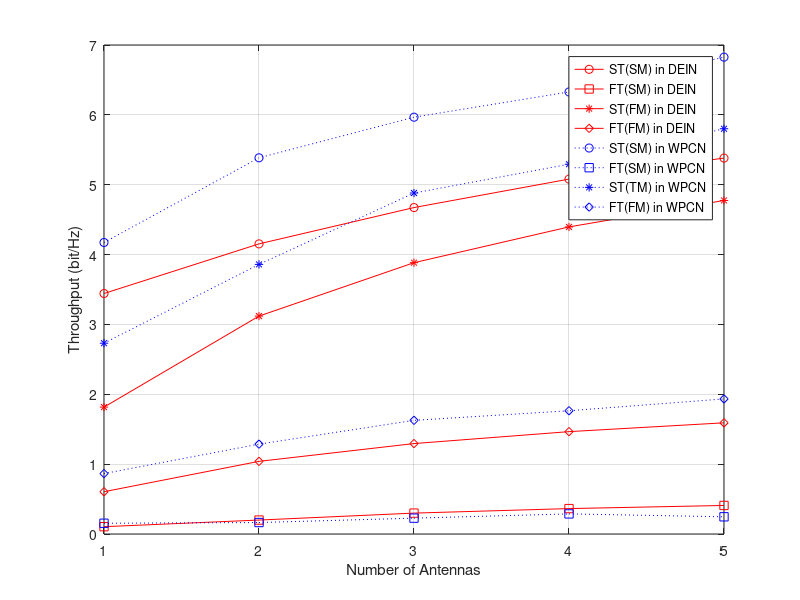

The MATLAB source for this figure:
clear all;
data1 = load('antnna_4_28.txt');
data2 = load('antnna_5_1.txt');
figure(1)

plot(data1(: , 1), data1(:, 2), 'r-o'); 
hold on;
plot(data1(: , 1), data1(:, 3), 'r-s');
hold on;
plot(data1(: , 1), data1(:, 4), 'r-*'); 
hold on;
plot(data1(: , 1), data1(:, 5), 'r-d');
hold on;

plot(data1(: , 1), data2(:, 4), 'b:o'); 
hold on;
plot(data1(: , 1), data2(:, 5), 'b:s');
hold on;
plot(data1(: , 1), data2(:, 2), 'b:*'); 
hold on;
plot(data1(: , 1), data2(:, 3), 'b:d');
xlabel('Number of Antennas');
ylabel('Throughput (bit/Hz)');
legend( 'ST(SM) in DEIN', 'FT(SM) in DEIN', 'ST(FM) in DEIN', 'FT(FM) in DEIN', 'ST(SM) in WPCN', 'FT(SM) in WPCN', 'ST(TM) in WPCN', 'FT(FM) in WPCN');
grid on;
